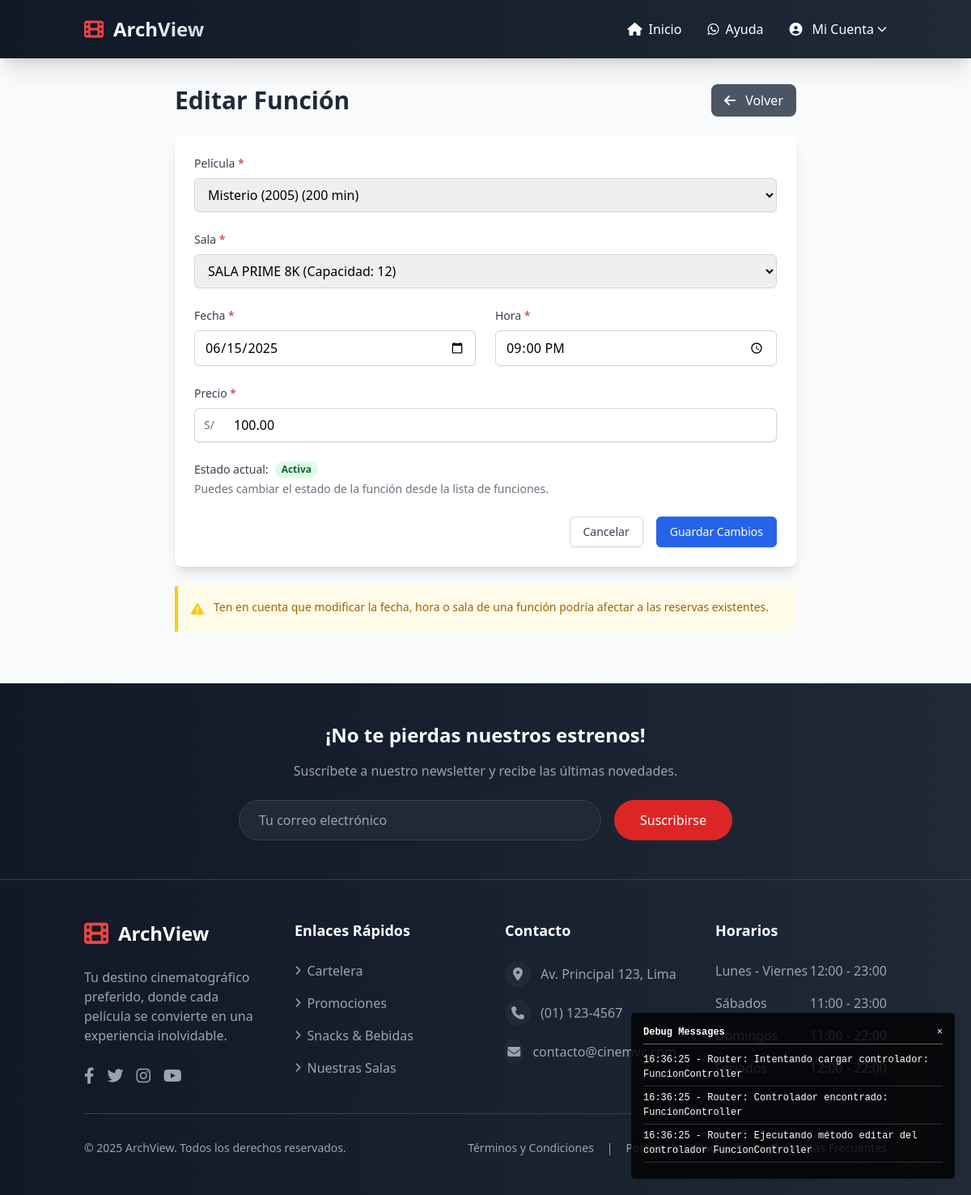
/funcion/editar/9 (signed in), run on the app's committed database.
### tables this page shows
CREATE TABLE `funciones` (
  `id` int(11) NOT NULL,
  `pelicula_id` int(11) NOT NULL,
  `sala_id` int(11) NOT NULL,
  `fecha` date NOT NULL,
  `hora` time NOT NULL,
  `precio` decimal(10,2) NOT NULL,
  `estado` tinyint(1) DEFAULT 1,
  `created_at` timestamp NOT NULL DEFAULT current_timestamp()
);

CREATE TABLE `peliculas` (
  `id` int(11) NOT NULL,
  `titulo` varchar(255) NOT NULL,
  `sinopsis` text DEFAULT NULL,
  `duracion` int(11) NOT NULL,
  `clasificacion` varchar(5) DEFAULT NULL,
  `genero` varchar(50) DEFAULT NULL,
  `director` varchar(100) DEFAULT NULL,
  `imagen` mediumblob DEFAULT NULL,
  `imagen_tipo` varchar(50) DEFAULT NULL,
  `estado` tinyint(1) DEFAULT 1,
  `created_at` timestamp NOT NULL DEFAULT current_timestamp(),
  `updated_at` timestamp NOT NULL DEFAULT current_timestamp() ON UPDATE current_timestamp(),
  `imagen_ruta` varchar(255) DEFAULT NULL
);

CREATE TABLE `salas` (
  `id` int(11) NOT NULL,
  `nombre` varchar(50) NOT NULL,
  `capacidad` int(11) NOT NULL,
  `estado` tinyint(1) DEFAULT 1
);

### controllers/FuncionController.php (called while the page is built, shortened)
<?php
require_once MODELS_PATH . 'Pelicula.php';
require_once MODELS_PATH . 'Sala.php';
class FuncionController extends Controller {
    private $funcionModel;
    private $peliculaModel;
    private $salaModel;
    public function __construct() {
        $this->funcionModel = new Funcion();
        $this->peliculaModel = new Pelicula();
        $this->salaModel = new Sala();
    }
    public function editar($id = null) {
        $funcion = $this->funcionModel->obtenerPorId($id);
        $peliculas = $this->peliculaModel->obtenerPeliculasActivas();
        $salas = $this->salaModel->obtenerSalasActivas();
        $this->cargarVista('admin/funciones/editar', [
            'titulo' => 'Editar Función',
            'funcion' => $funcion,
            'peliculas' => $peliculas,
            'salas' => $salas
        ]);
    }
}

### core/Router.php (called while the page is built, shortened)
<?php
require_once 'Debug.php';
class Router {
    private $metodo = 'index';
    public function __construct() {
        $url = $this->getUrl();
        if (isset($url[0])) {
            $controllerName = str_replace(' ', '', ucwords(str_replace('-', ' ', $url[0])));
            if (file_exists(CONTROLLERS_PATH . $controllerName . 'Controller.php')) {
                unset($url[0]);
            } else {
                Debug::log("Router: Controlador no encontrado: " . $controllerName . "Controller");
            }
        }
        $this->controlador = new $this->controlador;
        if (isset($url[1])) {
            if (method_exists($this->controlador, $url[1])) {
                $this->metodo = $url[1];
                unset($url[1]);
            }
        }
        $this->parametros = $url ? array_values($url) : [];
        call_user_func_array([$this->controlador, $this->metodo], $this->parametros);
    }
    private function getUrl() {
        if (isset($_GET['url'])) {
            $url = rtrim($_GET['url'], '/');
            $url = filter_var($url, FILTER_SANITIZE_URL);
            $url = explode('/', $url);
            return $url;
        }
        return [];
    }
}

### index.php (called while the page is built, shortened)
<?php
require_once 'core/Model.php';
require_once 'core/Router.php';
$router = new Router();

### config/conexion.php (called while the page is built, shortened)
<?php
class Conexion {
    private static $instance = null;
    private $conexion;
    private function __construct() {
        try {
            $this->conexion = new PDO(
                "mysql:host=" . DB_HOST . ";dbname=" . DB_NAME,
                DB_USER,
                DB_PASS,
                [
                    PDO::ATTR_ERRMODE => PDO::ERRMODE_EXCEPTION,
                    PDO::ATTR_DEFAULT_FETCH_MODE => PDO::FETCH_ASSOC,
                    PDO::MYSQL_ATTR_INIT_COMMAND => "SET NAMES utf8",
                    PDO::ATTR_EMULATE_PREPARES => false,
                    PDO::MYSQL_ATTR_LOCAL_INFILE => true
                ]
            );
        } catch (PDOException $e) {
            die("Error de conexión: " . $e->getMessage());
        }
    }
    public static function getInstance() {
        if (self::$instance === null) {
            self::$instance = new self();
        }
        return self::$instance;
    }
    public function getConexion() {
        return $this->conexion;
    }
}

### core/Model.php (called while the page is built, shortened)
<?php
require_once __DIR__ . '/../config/conexion.php';
abstract class Model {
    protected $db;
    protected $tabla;
    public function __construct() {
        $this->db = Conexion::getInstance()->getConexion();
    }
    public function obtenerPorId($id) {
        $sql = "SELECT * FROM {$this->tabla} WHERE id = :id";
        $stmt = $this->db->prepare($sql);
        $stmt->execute(['id' => $id]);
        return $stmt->fetch(PDO::FETCH_ASSOC);
    }
}

### models/Pelicula.php (called while the page is built, shortened)
<?php
class Pelicula extends Model {
    protected $tabla = 'peliculas';
    public function obtenerPeliculasActivas() {
        $sql = "SELECT * FROM {$this->tabla} WHERE estado = true ORDER BY created_at DESC";
        $stmt = $this->db->prepare($sql);
        $stmt->execute();
        return $stmt->fetchAll(PDO::FETCH_ASSOC);
    }
}

### models/Sala.php (called while the page is built, shortened)
<?php
class Sala extends Model {
    protected $tabla = 'salas';
    public function obtenerSalasActivas() {
        $sql = "SELECT * FROM {$this->tabla} WHERE estado = true ORDER BY nombre";
        $stmt = $this->db->prepare($sql);
        $stmt->execute();
        return $stmt->fetchAll(PDO::FETCH_ASSOC);
    }
}

### views/admin/funciones/editar.php (the view, shortened to what this page needs)
<div class="container mx-auto px-4 py-8">
    <div class="max-w-3xl mx-auto">
        <div class="flex justify-between items-center mb-6">
            <h1 class="text-3xl font-bold text-gray-800">Editar Función</h1>
            <a href="<?= APP_URL ?>/funcion"
               class="bg-gray-600 text-white px-4 py-2 rounded-lg hover:bg-gray-700 transition-colors">
                <i class="fas fa-arrow-left mr-2"></i>
                Volver
            </a>
        </div>
        <form action="<?= APP_URL ?>/funcion/editar/<?= $funcion['id'] ?>" method="POST" class="bg-white rounded-lg shadow-lg p-6">
            <div class="mb-6">
                <label for="pelicula_id" class="block text-sm font-medium text-gray-700 mb-2">
                    Película <span class="text-red-600">*</span>
                </label>
                <select name="pelicula_id"
                        id="pelicula_id"
                        required
                        class="w-full px-3 py-2 border border-gray-300 rounded-md shadow-sm focus:outline-none focus:ring-blue-500 focus:border-blue-500">
                    <?php foreach ($peliculas as $pelicula): ?>
                        <option value="<?= $pelicula['id'] ?>"
                            <?= $funcion['pelicula_id'] == $pelicula['id'] ? 'selected' : '' ?>>
                            <?= htmlspecialchars($pelicula['titulo']) ?>
                            (<?= $pelicula['duracion'] ?> min)
                        </option>
                    <?php endforeach; ?>
                </select>
            </div>
            <div class="mb-6">
                <label for="sala_id" class="block text-sm font-medium text-gray-700 mb-2">
                    Sala <span class="text-red-600">*</span>
                </label>
                <select name="sala_id"
                        id="sala_id"
                        required
                        class="w-full px-3 py-2 border border-gray-300 rounded-md shadow-sm focus:outline-none focus:ring-blue-500 focus:border-blue-500">
                    <?php foreach ($salas as $sala): ?>
                        <option value="<?= $sala['id'] ?>"
                            <?= $funcion['sala_id'] == $sala['id'] ? 'selected' : '' ?>>
                            <?= htmlspecialchars($sala['nombre']) ?>
                            (Capacidad: <?= $sala['capacidad'] ?>)
                        </option>
                    <?php endforeach; ?>
                </select>
            </div>
            <div class="grid grid-cols-1 md:grid-cols-2 gap-6 mb-6">
                <div>
                    <label for="fecha" class="block text-sm font-medium text-gray-700 mb-2">
                        Fecha <span class="text-red-600">*</span>
                    </label>
                    <input type="date"
                           name="fecha"
                           id="fecha"
                           required
                           class="w-full px-3 py-2 border border-gray-300 rounded-md shadow-sm focus:outline-none focus:ring-blue-500 focus:border-blue-500"
                           value="<?= $funcion['fecha'] ?>">
                </div>
                <div>
                    <label for="hora" class="block text-sm font-medium text-gray-700 mb-2">
                        Hora <span class="text-red-600">*</span>
                    </label>
                    <input type="time"
                           name="hora"
                           id="hora"
                           required
                           class="w-full px-3 py-2 border border-gray-300 rounded-md shadow-sm focus:outline-none focus:ring-blue-500 focus:border-blue-500"
                           value="<?= substr($funcion['hora'], 0, 5) ?>">
                </div>
            </div>
            <div class="mb-6">
                <label for="precio" class="block text-sm font-medium text-gray-700 mb-2">
                    Precio <span class="text-red-600">*</span>
                </label>
                <div class="relative rounded-md shadow-sm">
                    <div class="absolute inset-y-0 left-0 pl-3 flex items-center pointer-events-none">
                        <span class="text-gray-500 sm:text-sm">S/</span>
                    </div>
                    <input type="number"
                           name="precio"
                           id="precio"
                           required
                           min="0.01"
                           step="0.01"
                           class="w-full pl-12 px-3 py-2 border border-gray-300 rounded-md shadow-sm focus:outline-none focus:ring-blue-500 focus:border-blue-500"
                           value="<?= $funcion['precio'] ?>"
                           placeholder="0.00">
                </div>
            </div>
            <div class="mb-6">
                <div class="flex items-center">
                    <span class="mr-2 text-sm text-gray-700">Estado actual:</span>
                    <span class="px-2 inline-flex text-xs leading-5 font-semibold rounded-full
                        <?= $funcion['estado'] ? 'bg-green-100 text-green-800' : 'bg-red-100 text-red-800' ?>">
                        <?= $funcion['estado'] ? 'Activa' : 'Inactiva' ?>
                    </span>
                </div>
                <p class="mt-1 text-sm text-gray-500">
                    Puedes cambiar el estado de la función desde la lista de funciones.
                </p>
            </div>
            <div class="flex justify-end space-x-4">
                <a href="<?= APP_URL ?>/funcion"
                   class="px-4 py-2 border border-gray-300 rounded-md shadow-sm text-sm font-medium text-gray-700 bg-white hover:bg-gray-50 focus:outline-none focus:ring-2 focus:ring-offset-2 focus:ring-blue-500">
                    Cancelar
                </a>
                <button type="submit"
                        class="px-4 py-2 border border-transparent rounded-md shadow-sm text-sm font-medium text-white bg-blue-600 hover:bg-blue-700 focus:outline-none focus:ring-2 focus:ring-offset-2 focus:ring-blue-500">
                    Guardar Cambios
                </button>
            </div>
        </form>
        <div class="mt-6">
            <div class="bg-yellow-50 border-l-4 border-yellow-400 p-4">
                <div class="flex">
                    <div class="flex-shrink-0">
                        <i class="fas fa-exclamation-triangle text-yellow-400"></i>
                    </div>
                    <div class="ml-3">
                        <p class="text-sm text-yellow-700">
                            Ten en cuenta que modificar la fecha, hora o sala de una función
                            podría afectar a las reservas existentes.
                        </p>
                    </div>
                </div>
            </div>
        </div>
    </div>
</div>

### data on the page
funciones: pelicula_id "Misterio (2005) (200 min)", sala_id "SALA PRIME 8K (Capacidad: 12)", fecha "06/15/2025", hora "21:00", precio "100.00"

### other printed values
APP_NAME "ArchView"
$message "16:36:25 - Router: Intentando cargar controlador: FuncionController"
$message "16:36:25 - Router: Controlador encontrado: FuncionController"
$message "16:36:25 - Router: Ejecutando método editar del controlador FuncionController"
